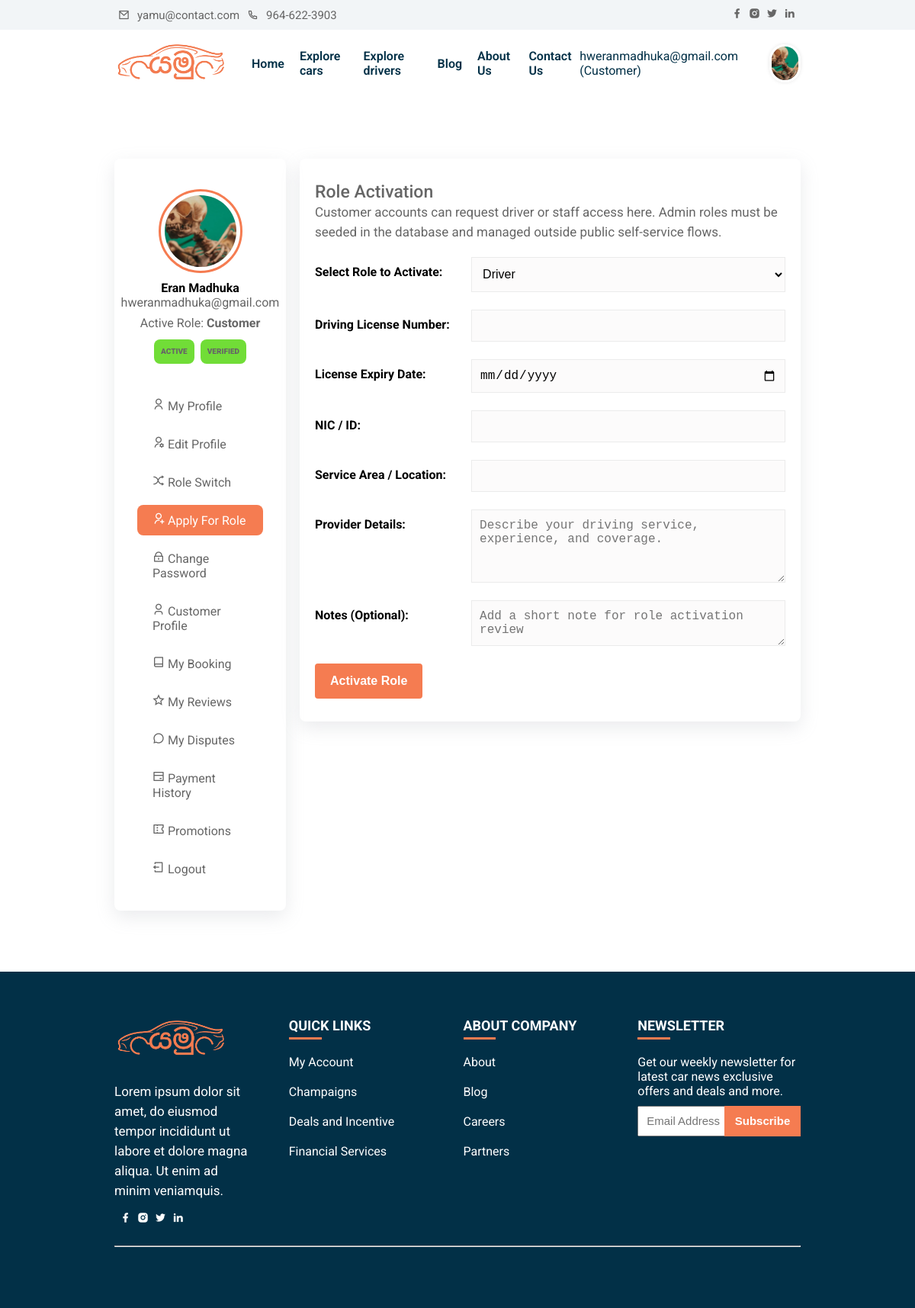
The app's page /role-activation.php (signed in) with its own data.
### tables this page shows
CREATE TABLE IF NOT EXISTS `user_roles` (
  `user_role_id` INT(11) NOT NULL AUTO_INCREMENT,
  `user_id` INT(11) NOT NULL,
  `role_key` VARCHAR(20) NOT NULL,
  `role_status` VARCHAR(20) NOT NULL DEFAULT 'active',
  `verification_status` VARCHAR(20) NOT NULL DEFAULT 'verified',
  `is_primary` TINYINT(1) NOT NULL DEFAULT 0,
  `assigned_by_user_id` INT(11) DEFAULT NULL,
  `verified_by_user_id` INT(11) DEFAULT NULL,
  `verified_at` DATETIME DEFAULT NULL,
  `notes` LONGTEXT DEFAULT NULL,
  `created_at` DATETIME DEFAULT CURRENT_TIMESTAMP,
  `updated_at` DATETIME DEFAULT CURRENT_TIMESTAMP ON UPDATE CURRENT_TIMESTAMP,
  PRIMARY KEY (`user_role_id`),
  UNIQUE KEY `uk_user_roles_user_role` (`user_id`, `role_key`),
  KEY `idx_user_roles_role_key` (`role_key`),
  KEY `idx_user_roles_role_status` (`role_status`),
  KEY `idx_user_roles_verification_status` (`verification_status`)
);

### role-activation.php (the view, shortened to what the rows shown need)
<?php
require_once __DIR__ . '/includes/auth.php';
include 'includes/config.php';
$currentUser = yamu_current_user();
$userId = (int) ($currentUser['user_ID'] ?? 0);
$assignments = yamu_fetch_user_roles(
    $conn,
    $userId,
    $currentUser['primary_role'] ?? $currentUser['role'] ?? 'customer',
    $currentUser['account_status'] ?? 'active',
    $currentUser['verification_status'] ?? 'verified'
);
?>
<!DOCTYPE html>
<html lang="en">
<head>
    <?php include('includes/header.php'); ?>
</head>
<body>
    <?php include('includes/menu.php'); ?>
    <section class="profile">
        <div class="container">
            <div class="row">
                <?php
                    include('includes/account-sidebar.php');
                ?>
            </div>
        </div>
    </section>
</body>
</html>

### includes/menu.php (shortened to what the rows shown need)
<?php
    require_once __DIR__ . '/auth.php';
    $signedInUser = yamu_current_user();
    $signedInRole = $signedInUser['active_role'] ?? ($signedInUser['role'] ?? 'customer');
    $signedInAdmin = $_SESSION['admin'] ?? null;
?>
        <nav id="nav">
            <div class="container">
                <ul class="sign-btn">
                    <?php
                        if (yamu_is_admin_authenticated()) {
                            ?>
                                <div class="login-menu subnav">
                                    <span><?php echo yamu_e($signedInAdmin['username'] ?? 'admin'); ?></span>
                                    <div class="avatar">
                                        <img src="<?php echo yamu_e(yamu_profile_avatar_path($signedInAdmin['avatar'] ?? 'avatar.png')); ?>" alt="avatar">
                                    </div>
                                    <ul class="subnav-content">
                                        <li><a href="admin/dashboard.php"><i class="ri-dashboard-line"></i> Admin Dashboard</a></li>
                                        <?php if (yamu_is_user_authenticated()) { ?>
                                            <li><a href="choose-role.php"><i class="ri-user-search-line"></i> Choose Role</a></li>
                                            <li><a href="role-switch.php"><i class="ri-shuffle-line"></i> Role Switch</a></li>
                                        <?php } ?>
                                        <li><a href="admin/users.php"><i class="ri-user-line"></i> Users</a></li>
                                        <li><a href="admin/bookings.php"><i class="ri-bookmark-line"></i> Bookings</a></li>
                                        <li><a href="admin/payments.php"><i class="ri-bank-card-line"></i> Payments</a></li>
                                        <li><a href="admin/promotions.php"><i class="ri-coupon-3-line"></i> Promotions</a></li>
                                        <li class="logout"><a href="admin/loguot.php"><i class="ri-login-box-line"></i> Log Out</a></li>
                                    </ul>
                                </div>
                            <?php
                        } elseif (yamu_is_user_authenticated()) {
                            ?>
                                <div class="login-menu subnav">
                                    <span><?php echo yamu_e($signedInUser['username']); ?> (<?php echo yamu_e(yamu_role_label($signedInRole)); ?>)</span>
                                    <div class="avatar">
                                        <img src="<?php echo yamu_e(yamu_profile_avatar_path($signedInUser['avatar'] ?? 'avatar.png')); ?>" alt="avatar">
                                    </div>
                                </div>
                            <?php
                        }
                    ?>
                </ul>
            </div>
        </nav>

### includes/account-sidebar.php (shortened to what the rows shown need)
<?php
    $currentUser = $_SESSION['user'];
    $currentRole = $currentUser['active_role'] ?? ($currentUser['role'] ?? 'customer');
    $accountStatusClass = yamu_badge_class($currentUser['account_status'] ?? 'active');
    $verificationClass = yamu_badge_class($currentUser['verification_status'] ?? 'verified');
?>
<div class="profile-card card sticky">
    <span style="display:block; margin-top: 8px;">
        Active Role: <strong><?php echo yamu_e(yamu_role_label($currentRole)); ?></strong>
    </span>
    <div class="account-meta">
        <span class="<?php echo yamu_e($accountStatusClass); ?>">
            <?php echo yamu_e(ucfirst($currentUser['account_status'] ?? 'active')); ?>
        </span>
        <span class="<?php echo yamu_e($verificationClass); ?>">
            <?php echo yamu_e(ucfirst(str_replace('_', ' ', $currentUser['verification_status'] ?? 'verified'))); ?>
        </span>
    </div>
</div>

### records on screen
user_roles: role_key "Customer", role_status "ACTIVE", verification_status "VERIFIED"

### other values on screen
yamu_e($signedInUser['username']) "hweranmadhuka@gmail.com"
yamu_e($currentUser['name'] ?? '') "Eran Madhuka"
yamu_e($currentUser['email'] ?? '') "hweranmadhuka@gmail.com"
form field role "Driver"
